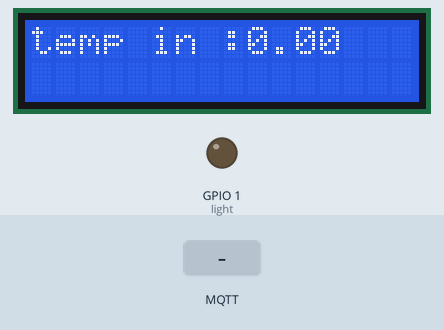
A sketch run on a simulated ESP8266 (NodeMCU). On the bench: 16×2 character LCD, output pins drawn as LEDs (lit = HIGH). Inputs (shaded band) come from the test bench. WiFi joins after 1.5 s; servers stay silent unless stated; no MQTT or app messages arrive unless stated; pins used as bus, display or sensor lines are not drawn; what the sketch prints to the serial monitor is not drawn.

Above: at 2.7 s.
2.8 s: MQTT message "ON" arrives on the third subscribed topic
At 7.5 s:
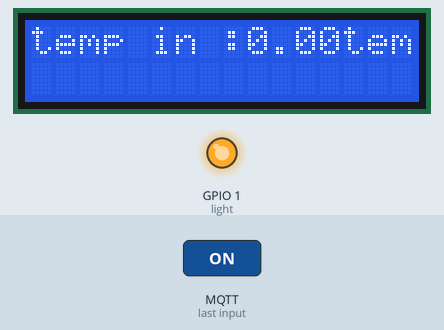
8.1 s: MQTT message "room1/light1" arrives on the third subscribed topic
At 13.3 s:
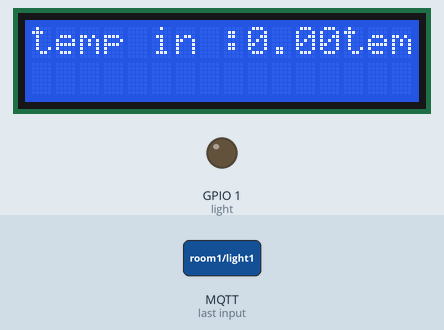
24.1 s: MQTT message "ON" arrives on the third subscribed topic
At 28.6 s:
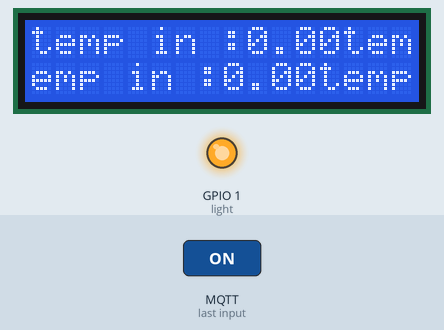
29.1 s: MQTT message "room1/pir" arrives on the third subscribed topic
At 34.4 s:
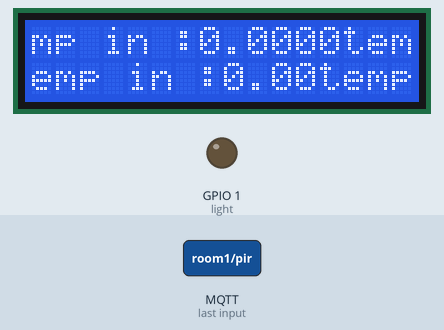
Timing chart, 0 to 35.9 s (numbered marks = the images above; inputs shaded):
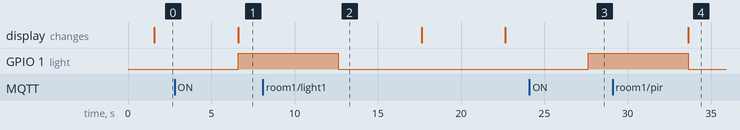

The sketch:

finalproj.ino
```cpp
#include <ESP8266WiFi.h>
#include <PubSubClient.h>
#include <Ticker.h>
#include <LiquidCrystal.h>

LiquidCrystal lcd(D7,D1,D2,D3,D4,D5,D6);
//LiquidCrystal(rs,r/w, enable, d4, d5, d6, d7)
const char* ssid = "mohammadhosein";
const char* password = "123456_qwe";

int pirpin=D14;
int photocell=D11;
boolean pir=false;

int lastState = LOW;
int buzzerPin=D12;
int duration=1000; //in miliseconds
int rest=2000; //in miliseconds
int light=D10;

int s1=A0;
Ticker T1,T2;
int reading;
int LED=2;
float outTemp=0;
float inTemp=0;


const char* mqtt_server = "192.168.1.39";
WiFiClient esp8266device;
PubSubClient client(esp8266device);


bool flag=true;
//*****
void ReadTemp(){
  reading=analogRead(s1)/4; //0-1023  --> 0-255
  inTemp=reading;
  Serial.println();
  Serial.print("temp is:");
  Serial.println(reading);
   char t [8];
   dtostrf(reading,6,2,t);
  client.publish("room1/sensortemp",t);


}

void ReadPIR(){
      Serial.println(digitalRead(pirpin));

     if (digitalRead(pirpin))
    {

        Serial.println("in pir publish to node red");
        client.publish("room1/sensorpir","1");
        digitalWrite(buzzerPin,HIGH);
        delay(1000);
        digitalWrite(buzzerPin,LOW);

      if (!lastState)
      {
        Serial.println("Somebody is here!");
        lastState = !lastState;
      }
    }
    else
    {

      if (lastState )
      {
        Serial.println("Went away!");
        lastState = !lastState;
      }
    }

}

void ReadPhotocell(){

  if(! digitalRead(photocell)){
    Serial.println("ledlow");
    digitalWrite(LED, LOW);

  }else{
    digitalWrite(LED, HIGH);
  }

}

void setup_wifi() {
  delay(10);
  // We start by connecting to a WiFi network
  Serial.println();
  Serial.print("Connecting to ");
  Serial.println(ssid);
  WiFi.begin(ssid, password);
  while (WiFi.status() != WL_CONNECTED) {
    delay(500);
    Serial.print(".");
  }
  Serial.println("");
  Serial.print("WiFi connected - ESP IP address: ");
  Serial.println(WiFi.localIP());
}


void callback(String topic, byte* message, unsigned int length) {
  Serial.print("Message arrived on topic: ");
  Serial.print(topic);
  Serial.print(". Message: ");
  String messagein;

  for (int i = 0; i < length; i++) {
    Serial.print((char)message[i]);
    messagein += (char)message[i];
  }

  if(topic=="room1/light1"){
    if (messagein == "ON"){
      digitalWrite(light, HIGH);
      delay(1000);
    }else{
        digitalWrite(light, LOW);
      }
  }


  if(topic =="room1/pir"){
    if(messagein == "ON"){
      pir=true;
       Serial.println("PIR true");
    }else{
      pir=false;
      Serial.println("PIR false");
    }
  }

  if(topic =="room1/tempout"){
    Serial.println("tempout");
    Serial.println(messagein);
    outTemp=messagein.toInt();
  }
}

void reconnect() {
  while (!client.connected()) {
    Serial.print("Attempting MQTT connection...");


    if (client.connect("device1")) {

      Serial.println("connected");
      client.subscribe("room1/tempout");
      client.subscribe("room1/pir");
      client.subscribe("room1/light1");
    } else {
      Serial.print("failed, rc=");
      Serial.print(client.state());
      Serial.println(" try again in 5 seconds");
      // Wait 5 seconds before retrying
      delay(5000);
    }
  }
}


void setup() {
  lcd.begin(16, 2);
  pinMode(light,OUTPUT);
  pinMode(LED, OUTPUT);
  digitalWrite(light, LOW);
  digitalWrite(LED, HIGH);
  pinMode(pirpin, INPUT);
  pinMode(photocell, INPUT);
  pinMode(buzzerPin,OUTPUT);
  Serial.begin(115200);
  setup_wifi();
  client.setServer(mqtt_server, 1883);
  client.setCallback(callback);

  T1.attach(40,ReadTemp);
  T2.attach(50,ReadPhotocell);


}

void loop() {
  lcd.print("temp in :");
  lcd.print(inTemp);

  if(pir){
    ReadPIR();
  }

  if (!client.connected()) {
    reconnect();
  }
  if(!client.loop())
    client.connect("device1");
  //lcd.setCursor(0, 1);
  //lcd.print("TempIn");
  //lcd.print(inTemp);
  delay(5000);

}
```

Measured:
- after the input at 2.8 s, GPIO 1 (light): LOW → HIGH after 3.8 s
- after the input at 8.1 s, GPIO 1 (light): HIGH → LOW after 4.5 s
- after the input at 24.1 s, GPIO 1 (light): LOW → HIGH after 3.5 s
- after the input at 29.1 s, GPIO 1 (light): HIGH → LOW after 4.5 s
